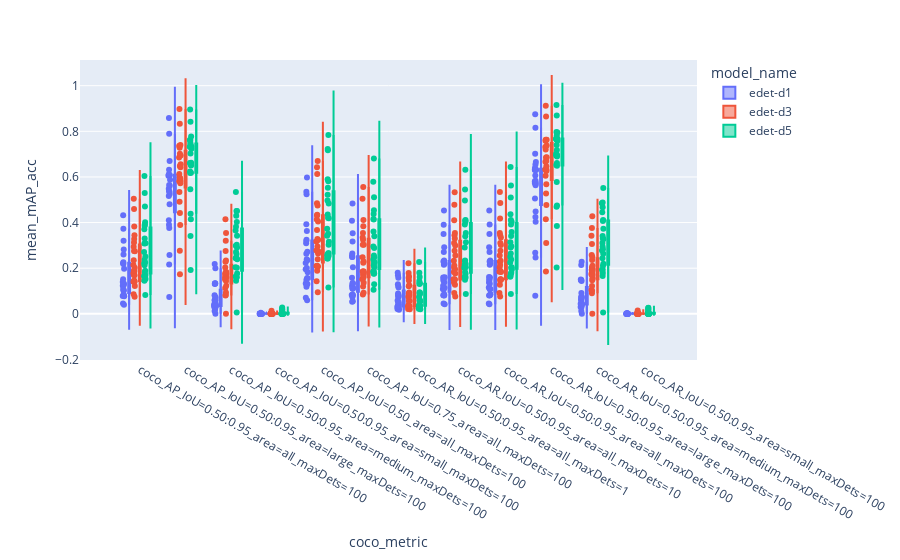

Notebook code cell kept with this figure:
### Markdown cell above
### (1080, 1920) resolution

### Code cell
import plotly.express as px

fig = px.violin(df.loc[(df["resolution"] == '(1080, 1920)')], y="mean_mAP_acc", x="coco_metric", color="model_name", box=True, points="all", hover_data=["model_name", "run_name", "mean_lat", "mean_mAP_acc"])
fig.show()

### Figure 1 — Plotly figure (JSON) as saved in the notebook; plotly's stock layout.template omitted (floating-point values rounded to 4 significant figures; data arrays with more than 128 entries replaced by an {"elided": "..."} marker saying what was removed)
{"data": [{"alignmentgroup": "True", "box": {"visible": true}, "customdata": {"elided": "288x4 mixed values"}, "hovertemplate": "model_name=%{customdata[0]}<br>coco_metric=%{x}<br>mean_mAP_acc=%{customdata[3]}<br>run_name=%{customdata[1]}<br>mean_lat=%{customdata[2]}<extra></extra>", "legendgroup": "edet-d1", "marker": {"color": "#636efa"}, "name": "edet-d1", "offsetgroup": "edet-d1", "orientation": "v", "points": "all", "scalegroup": "True", "showlegend": true, "type": "violin", "x": {"elided": "288 str values"}, "x0": " ", "xaxis": "x", "y": {"elided": "288 float values"}, "y0": " ", "yaxis": "y"}, {"alignmentgroup": "True", "box": {"visible": true}, "customdata": {"elided": "288x4 mixed values"}, "hovertemplate": "model_name=%{customdata[0]}<br>coco_metric=%{x}<br>mean_mAP_acc=%{customdata[3]}<br>run_name=%{customdata[1]}<br>mean_lat=%{customdata[2]}<extra></extra>", "legendgroup": "edet-d3", "marker": {"color": "#EF553B"}, "name": "edet-d3", "offsetgroup": "edet-d3", "orientation": "v", "points": "all", "scalegroup": "True", "showlegend": true, "type": "violin", "x": {"elided": "288 str values"}, "x0": " ", "xaxis": "x", "y": {"elided": "288 float values"}, "y0": " ", "yaxis": "y"}, {"alignmentgroup": "True", "box": {"visible": true}, "customdata": {"elided": "288x4 mixed values"}, "hovertemplate": "model_name=%{customdata[0]}<br>coco_metric=%{x}<br>mean_mAP_acc=%{customdata[3]}<br>run_name=%{customdata[1]}<br>mean_lat=%{customdata[2]}<extra></extra>", "legendgroup": "edet-d5", "marker": {"color": "#00cc96"}, "name": "edet-d5", "offsetgroup": "edet-d5", "orientation": "v", "points": "all", "scalegroup": "True", "showlegend": true, "type": "violin", "x": {"elided": "288 str values"}, "x0": " ", "xaxis": "x", "y": {"elided": "288 float values"}, "y0": " ", "yaxis": "y"}], "layout": {"autosize": true, "legend": {"title": {"text": "model_name"}, "tracegroupgap": 0}, "margin": {"t": 60}, "violinmode": "group", "xaxis": {"anchor": "y", "autorange": true, "domain": [0, 1], "range": [-1.265, 12.17], "title": {"text": "coco_metric"}, "type": "category"}, "yaxis": {"anchor": "x", "autorange": true, "domain": [0, 1], "range": [-0.2024, 1.113], "title": {"text": "mean_mAP_acc"}, "type": "linear"}}}
